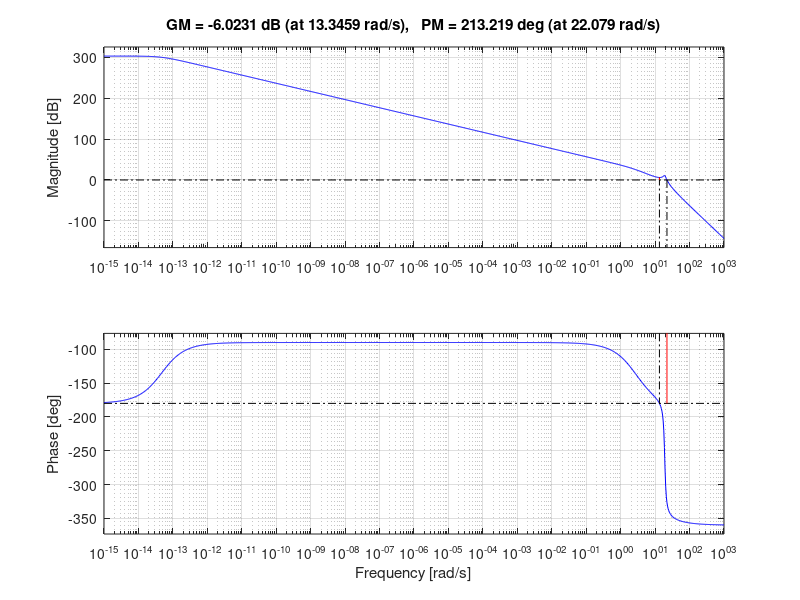

MATLAB code to generate this figure:
% ***** servo_model.m *****
%
% Output: After running the script you will have a 
% model of the process in the variable P.
%
% Calculates the process model according to the description in
% the lab instructions. The process input is the motor
% voltage u, process output is the position of mass 2.

% Process parameters, see lab instructions.
m1=2.3;
m2=2.1;
d1=3.2;
d2=8.6;
k=400;
km=2.95;
ky1=280;
ky2=280;

% System matrices
A=[0 1 0 0;-k/m1 -d1/m1 k/m1 0; 0 0 0 1; k/m2 0 -k/m2 -d2/m2];
B=[0 km/m1 0 0]';
C_proc=[ky1 0 0 0; 0 0 ky2 0];
C1=C_proc(1,:);
C2=C_proc(2,:);

% Process model on transfer function form
P=minreal(zpk(ss(A,B,C2,0)));
P_sim=P;
%% 
[p,z] = pzmap(P);
axis equal
grid on
margin(P);
%% 
%impulse
